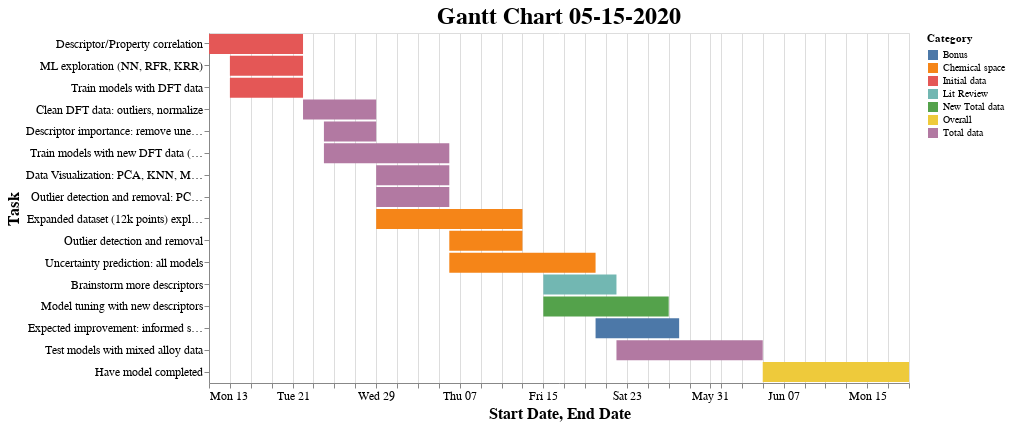

The cell this chart's notebook holds for it:
### Code cell
df = df_200515
df["Start Date"] = pd.to_datetime(df["Start Date"], )
df["End Date"] = pd.to_datetime(df["End Date"])

chart = alt.Chart(df, title='Gantt Chart 05-15-2020').mark_bar(size=20).encode(
    x='Start Date',
    x2='End Date',
    y=alt.Y('Task', 
            sort=list(df.sort_values(["End Date", "Start Date"])
                                    ["Task"])), # Custom sorting
    color='Category'
    ).configure_axis(
        labelFontSize=12,
        titleFontSize=16
    ).configure_title(
        fontSize=24
    ).properties(
        width=700,
        height=350
)

chart

### Figure 1 — Vega-Lite specification as saved in the notebook (floating-point values rounded to 4 significant figures)
{"config": {"view": {"continuousWidth": 400, "continuousHeight": 300}, "axis": {"labelFontSize": 12, "titleFontSize": 16}, "title": {"fontSize": 24}}, "data": {"name": "data-a7fb97af564790c8074361dad4268e71"}, "mark": {"type": "bar", "size": 20}, "encoding": {"color": {"type": "nominal", "field": "Category"}, "x": {"type": "temporal", "field": "Start Date"}, "x2": {"field": "End Date"}, "y": {"type": "nominal", "field": "Task", "sort": ["Descriptor/Property correlation", "ML exploration (NN, RFR, KRR)", "Train models with DFT data", "Clean DFT data: outliers, normalize", "Descriptor importance: remove unecessary", "Train models with new DFT data (NN, RFR, LASSO, GPR)", "Data Visualization: PCA, KNN, MDS", "Outlier detection and removal: PCA, KNN", "Expanded dataset (12k points) exploration", "Outlier detection and removal ", "Uncertainty prediction: all models", "Brainstorm more descriptors", "Model tuning with new descriptors", "Expected improvement: informed selection of new training data", "Test models with mixed alloy data", "Have model completed"]}}, "height": 350, "title": "Gantt Chart 05-15-2020", "width": 700, "$schema": "https://vega.github.io/schema/vega-lite/v4.0.2.json", "datasets": {"data-a7fb97af564790c8074361dad4268e71": [{"Task": "Descriptor/Property correlation", "Category": "Initial data", "Start Date": "2020-04-13T00:00:00", "End Date": "2020-04-22T00:00:00"}, {"Task": "ML exploration (NN, RFR, KRR)", "Category": "Initial data", "Start Date": "2020-04-15T00:00:00", "End Date": "2020-04-22T00:00:00"}, {"Task": "Train models with DFT data", "Category": "Initial data", "Start Date": "2020-04-15T00:00:00", "End Date": "2020-04-22T00:00:00"}, {"Task": "Clean DFT data: outliers, normalize", "Category": "Total data", "Start Date": "2020-04-22T00:00:00", "End Date": "2020-04-29T00:00:00"}, {"Task": "Descriptor importance: remove unecessary", "Category": "Total data", "Start Date": "2020-04-24T00:00:00", "End Date": "2020-04-29T00:00:00"}, {"Task": "Train models with new DFT data (NN, RFR, LASSO, GPR)", "Category": "Total data", "Start Date": "2020-04-24T00:00:00", "End Date": "2020-05-06T00:00:00"}, {"Task": "Test models with mixed alloy data", "Category": "Total data", "Start Date": "2020-05-22T00:00:00", "End Date": "2020-06-05T00:00:00"}, {"Task": "Data Visualization: PCA, KNN, MDS", "Category": "Total data", "Start Date": "2020-04-29T00:00:00", "End Date": "2020-05-06T00:00:00"}, {"Task": "Outlier detection and removal: PCA, KNN", "Category": "Total data", "Start Date": "2020-04-29T00:00:00", "End Date": "2020-05-06T00:00:00"}, {"Task": "Expanded dataset (12k points) exploration", "Category": "Chemical space", "Start Date": "2020-04-29T00:00:00", "End Date": "2020-05-13T00:00:00"}, {"Task": "Outlier detection and removal ", "Category": "Chemical space", "Start Date": "2020-05-06T00:00:00", "End Date": "2020-05-13T00:00:00"}, {"Task": "Uncertainty prediction: all models", "Category": "Chemical space", "Start Date": "2020-05-06T00:00:00", "End Date": "2020-05-20T00:00:00"}, {"Task": "Model tuning with new descriptors", "Category": "New Total data", "Start Date": "2020-05-15T00:00:00", "End Date": "2020-05-27T00:00:00"}, {"Task": "Brainstorm more descriptors", "Category": "Lit Review", "Start Date": "2020-05-15T00:00:00", "End Date": "2020-05-22T00:00:00"}, {"Task": "Expected improvement: informed selection of new training data", "Category": "Bonus", "Start Date": "2020-05-20T00:00:00", "End Date": "2020-05-28T00:00:00"}, {"Task": "Have model completed", "Category": "Overall", "Start Date": "2020-06-05T00:00:00", "End Date": "2020-06-19T00:00:00"}]}}
